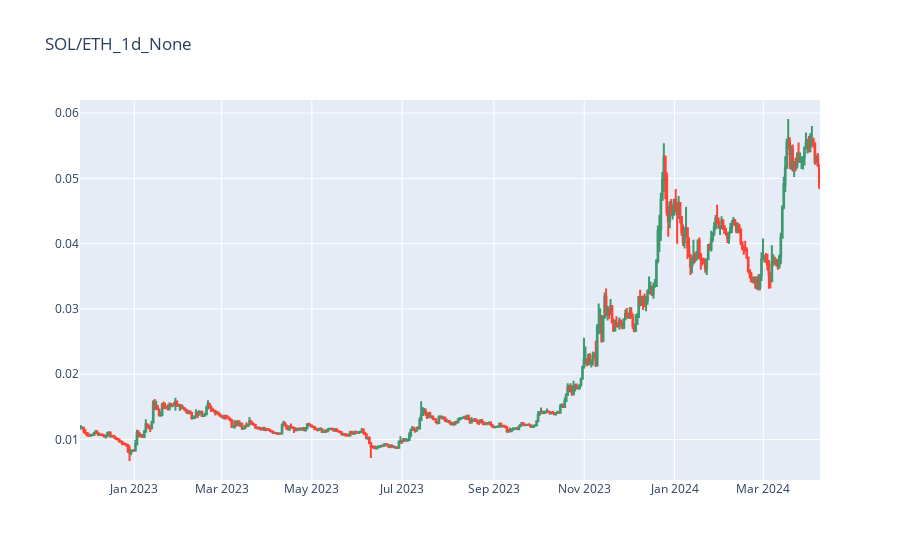

Source (notebook cell):
### Code cell
plot_chart('SOL/ETH','1d')

### Figure 1 — Plotly figure (JSON) as saved in the notebook; plotly's stock layout.template omitted (floating-point values rounded to 4 significant figures; data arrays with more than 128 entries replaced by an {"elided": "..."} marker saying what was removed)
{"data": [{"close": {"elided": "500 float values"}, "high": {"elided": "500 float values"}, "low": {"elided": "500 float values"}, "open": {"elided": "500 float values"}, "type": "candlestick", "x": {"elided": "500 str values"}}], "layout": {"title": {"text": "SOL/ETH_1d_None"}, "xaxis": {"rangeslider": {"visible": false}}}}
